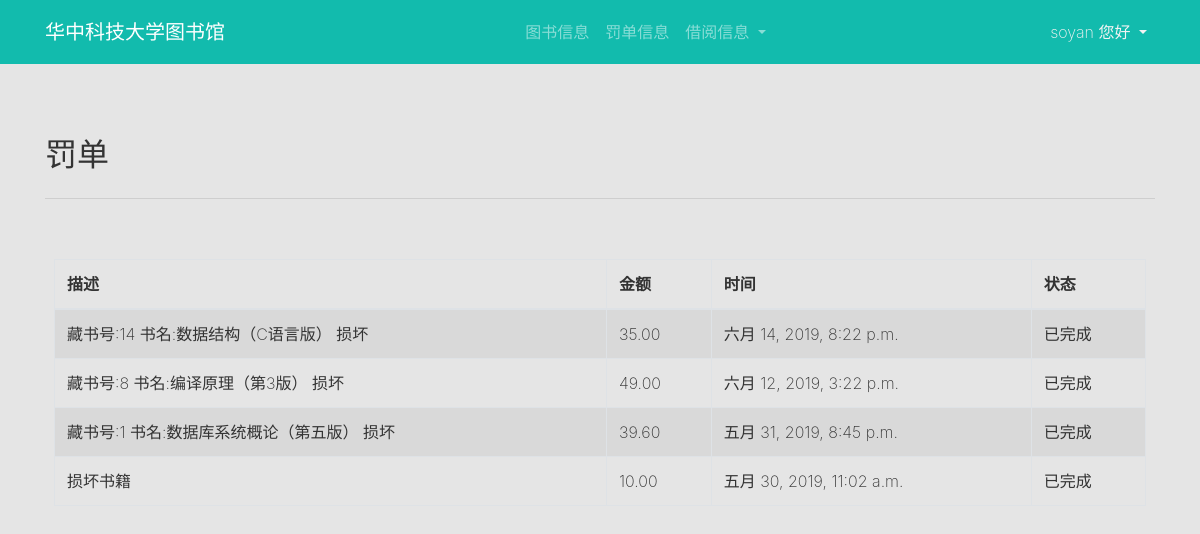
The app's page /tickets/ (signed in) with its own data.
### hust_library/models.py (models this page shows, shortened)
class Ticket(models.Model):
    price = models.DecimalField(max_digits=6, decimal_places=2)
    time = models.DateTimeField()
    state = models.SmallIntegerField(default=0)
    description = models.CharField(max_length=150)
    reader = models.ForeignKey(
        User, on_delete=models.CASCADE, related_name="ticket_reader_id")

### hust_library/views.py (the view)
# urls.py: path('tickets/', views.tickets_view, name='tickets'),
@login_required
def tickets_view(request):
    context = {"is_empty": False, "tickets": None}
    tickets = Ticket.objects.filter(
        reader__id=request.user.id).order_by('-time')
    context["tickets"] = tickets
    if tickets.count() == 0:
        context["is_empty"] = True
    return render(request, 'tickets.html', context)

### templates/tickets.html
{% extends "base.html" %}
{% block content %}
<div class="py-5">
    <div class="container">
        <div class="row">
            <div class="col-12">
                <h2>罚单</h2>
                <hr class="mb-4">
            </div>
        </div>
        {% if is_empty %}
        <h4>您没有罚单</h4>
        {% else %}
        <div class="row">
            <div class="col-md-12 p-3">
                <table class="table table-hover table-striped table-bordered">
                    <thead class="thead-inverse">
                        <tr>
                            <th scope="col">描述</th>
                            <th scope="col">金额</th>
                            <th scope="col">时间</th>
                            <th scope="col">状态</th>
                        </tr>
                    </thead>
                    <tbody>
                        {% for ticket in tickets %}
                        <tr>
                            <td>{{ ticket.description }}</td>
                            <td>{{ ticket.price }}</td>
                            <td>{{ ticket.time }}</td>
                            <td>
                                {% if ticket.state == 0 %}
                                <a href="{% url 'ticket_handle' ticket.id %}">待处理</a>
                                {% else %}
                                已完成
                                {% endif %}
                            </td>
                        </tr>
                        {% endfor %}
                    </tbody>
                </table>
            </div>
        </div>
        {% endif %}
    </div>
</div>
{% endblock %}

### templates/base.html (shortened to what this page needs)
{% load static %}
<!DOCTYPE html>
<html>
<head>
    <link href="https://cdn.bootcss.com/bootstrap-table/1.14.2/bootstrap-table.min.css" rel="stylesheet">
    <link href="https://cdn.bootcss.com/twitter-bootstrap/4.3.1/css/bootstrap.min.css" rel="stylesheet">
    <link rel="stylesheet" href="https://cdnjs.cloudflare.com/ajax/libs/font-awesome/4.7.0/css/font-awesome.min.css"
        type="text/css">
    <link rel="stylesheet" href="{% static 'css/theme.css' %}" type="text/css">
</head>
<body style="background-color: rgba(0,0,0,0.1)">
    {% block lead %}
    <nav class="navbar navbar-expand-md navbar-dark bg-primary">
        <div class="container">
            <div class="collapse navbar-collapse" id="navbar18">
                <a class="navbar-brand d-none d-md-block" href="{% url 'index' %}">
                    <b> 华中科技大学图书馆</b>
                </a>
                <ul class="navbar-nav mx-auto">
                    <li class="nav-item">
                        <a class="nav-link" href="{% url 'books' %}"> 图书信息</a>
                    </li>
                    <li class="nav-item">
                        <a class="nav-link" href="{% url 'tickets' %}"> 罚单信息</a>
                    </li>
                    <li class="nav-item dropdown">
                        <a class="nav-link dropdown-toggle" href="#" id="navbardrop" data-toggle="dropdown"> 借阅信息 </a>
                    </li>
                </ul>
                <ul class="navbar-nav">
                    <li class="nav-item dropdown">
                        <a class="nav-link dropdown-toggle text-light" href="#" id="navbardrop" data-toggle="dropdown">
                            {% if request.user.is_authenticated %}
                            {{ request.user.username }} 您好
                            {% else %}
                            欢迎
                            {% endif %}
                        </a>
                    </li>
                </ul>
            </div>
        </div>
    </nav>
    {% endblock %}
    {% block content %}
    {% endblock %}
</body>
</html>

### records on screen
Ticket: description "藏书号:14 书名:数据结构（C语言版） 损坏", price "35.00", time "六月 14, 2019, 8:22 p.m.", state "已完成"
Ticket: description "藏书号:8 书名:编译原理（第3版） 损坏", price "49.00", time "六月 12, 2019, 3:22 p.m.", state "已完成"
Ticket: description "藏书号:1 书名:数据库系统概论（第五版） 损坏", price "39.60", time "五月 31, 2019, 8:45 p.m.", state "已完成"
Ticket: description "损坏书籍", price "10.00", time "五月 30, 2019, 11:02 a.m.", state "已完成"

### other values on screen
{{ request.user.username }} "soyan"
